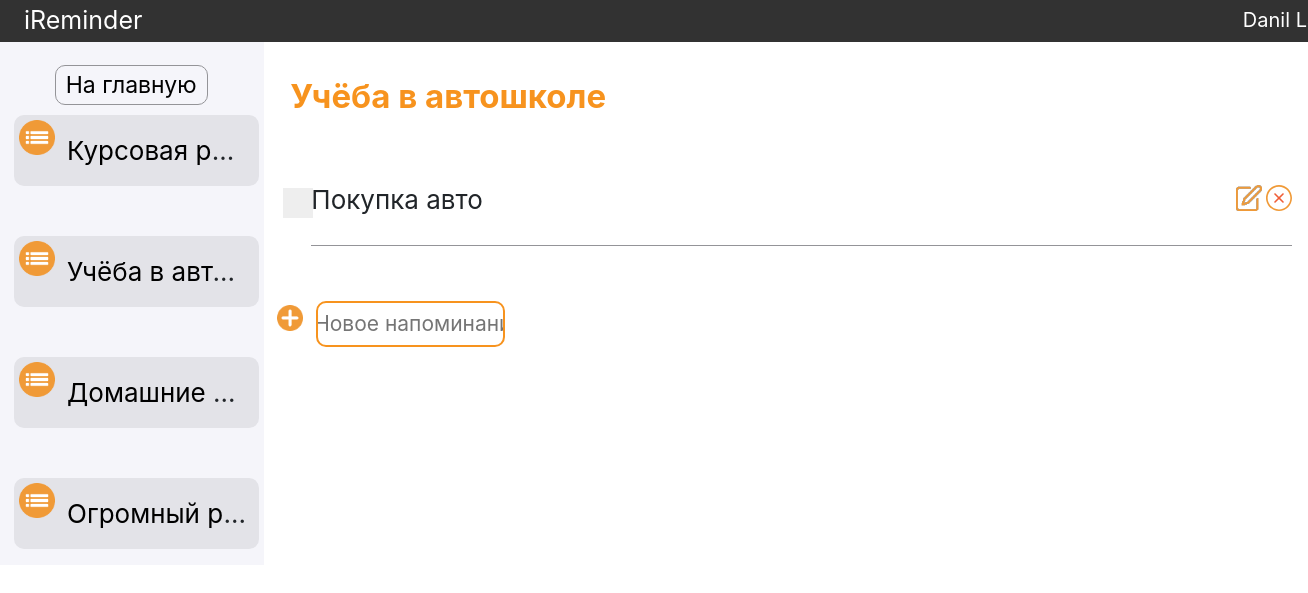
The app's page /main/2/ (signed in) with its own data.
### reminders/models.py (models this page shows, shortened)
class Reminder_Category(models.Model):
    name = models.CharField(max_length=50)
    author = models.ForeignKey(User, on_delete=models.CASCADE)
    def __str__(self):
        return self.name

class Reminder(models.Model):
    name = models.CharField(max_length=50)
    completed = models.BooleanField()
    date_of_completion = models.DateTimeField(null=True)
    category = models.ForeignKey(Reminder_Category, on_delete=models.CASCADE)

### reminders/views.py (the view, shortened to what this page needs)
# urls.py: path('main/<int:category_id>/', RemindersView.as_view(), name='reminders'),
class RemindersView(View):
    def get(self, request, category_id):
        if not Reminder_Category.objects.filter(id=category_id):
            raise Http404
        if not get_categories(request):
            raise Http404
        context = {'title': 'События',
                   'category_id': category_id,
                   'user_fullname': get_header_name(request),
                   'header_list': Reminder_Category.objects.get(id=category_id),
                   'categories': get_categories(request),
                   'reminders': Reminder.objects.filter(category_id=category_id).exclude(completed=1),
                   'datetime_now': timezone.now(),
                   'categories_list': True,
                   'add_reminder': True,
                   }
        return render(request, 'reminders.html', context=context)

### reminders/templatetags/tags.py (called while the page is built)
@register.filter
def is_out_of_today(date_of_completion):
    if date_of_completion is None:
        return ""
    if date_of_completion < timezone.now():
        return 'out_of_today'

@register.filter
def is_completed(reminder_id):
    for rem in Reminder.objects.filter(id=reminder_id):
        if rem.completed == 1:
            dict_completed = {'checked': 'checked', 'value': '0'}
            return True
        else:
            dict_completed = {'value': '1'}
            return False

### reminders/views.py (called while the page is built)
def get_user_id(request):
    return User.objects.get(username=request.user.get_username())

def get_categories(request):
    return Reminder_Category.objects.filter(author_id=get_user_id(request))

def get_header_name(request):
    if request.user.get_full_name():
        return request.user.get_full_name()
    else:
        return request.user.username

### templates/reminders.html (shortened to what this page needs)
{% extends 'layout.html' %}
{% load tags %}
{% load static %}
{% block content %}
    <link href="{% static 'css/reminders.css' %}" rel="stylesheet" type="text/css"/>
    <div class="clearfix colelem" id="pu339">
        <div class="clearfix grpelem" id="sidebar">
        <a class="nonblock nontext rounded-corners clearfix colelem" id="u663-4" href="/">На главную</a>
            {% if categories_list %}
            <ul>
                {% for cat in categories %}
                <li class="category_list clearfix">
                    <div class="rounded-corners clearfix colelem" id="u279">
                        <div class="clip_frame grpelem" id="u575">
                            <img class="block" id="u575_img" src="{% static 'images/list.png' %}" alt="Значок"/>
                        </div>
                        <div class="clearfix grpelem" id="u282-4">
                            <a href="{% url 'reminders' cat.id %}">{{ cat.name }}</a>
                        </div>
                    </div>
                </li>
                {% endfor %}
            </ul>
            {% endif %}
        </div>
        <div class="clearfix grpelem" id="pu330-4">
            <div class="clearfix colelem" id="u330-4">
                <p>{{ header_list }}</p>
            </div>
             <div class="clearfix colelem" id="pu856">
                <ul class="categories">
                {% for rem in reminders %}
                <li class="reminder_list clearfix">
                    <form method="post" action="{% url 'complete_reminder' rem.category_id rem.id %}" class="reminder_checkbox clip_frame grpelem">
                        <label class="container">
                          <span class="checkmark"></span>
                        </label>
                    </form>
                    <div class="reminder_name clearfix grpelem">
                        <p>{{ rem.name }}</p>
                    </div>
                    <button class="clip_frame grpelem" id="edit_reminder_btn" >
                        <img class="svg" id="u878" src="{% static 'images/edit.png' %}" alt="Редактировать событие"/>
                    </button>
                    <form action="{% url 'delete_reminder' rem.category_id rem.id %}">
                        <button class="clip_frame grpelem" id="remove_reminder_btn">
                            <img class="svg" id="u878" src="{% static 'images/remove.svg' %}" alt="Удалить событие"/>
                        </button>
                    </form>
                    <div class="colelem" id="u836"></div>
                </li>
                {% endfor %}
                </ul>
             </div>
            {% if add_reminder %}
            <form method="post">
            <div class="clearfix colelem" id="Add_Reminder">
                <button type="submit" class="clip_frame grpelem" id="u450">
                    <img class="block" id="u450_img" src="{% static 'images/plus.png' %}" alt="Добавить событие"/>
                </button>
                <input class="nonblock nontext rounded-corners clearfix grpelem" id="u863-4" name="name" placeholder="Новое напоминание" required>
            </div>
            </form>
            {% endif %}
         </div>
    </div>
{% endblock %}

### templates/layout.html (shortened to what this page needs)
{% load static %}
<!DOCTYPE html>
<html lang="ru-RU">
<head>
    <link href="{% static 'css/site_global.css' %}" rel="stylesheet" type="text/css"/>
    <link href="{% static 'css/guest.css' %}" rel="stylesheet" type="text/css"/>
    <link href="{% static 'css/auth.css' %}" rel="stylesheet" type="text/css"/>
    <link href="{% static 'css/registration.css' %}" rel="stylesheet" type="text/css"/>
    <link href="{% static 'css/main.css' %}" rel="stylesheet" type="text/css"/>
    <link  rel="stylesheet"  href="http://maxcdn.bootstrapcdn.com/bootstrap/4.0.0/css/bootstrap.min.css"
>
</head>
<body>
    <div id="header">
        <a class="clearfix grpelem" href="/">iReminder</a>
        <a class="clearfix grpelem">{{ user_fullname }}</a>
    </div>
   {% block content %}
   {% endblock %}
</body>
</html>

### reminders/static/css/site_global.css (style rules this page uses)
html { min-height: 100%; min-width: 100%; -ms-text-size-adjust: none; }
body, div, dl, dt, dd, ul, ol, li, nav, h1, h2, h3, h4, h5, h6, pre, code, form, fieldset, legend, input, button, textarea, p, blockquote, th, td, a { margin: 0px; padding: 0px; border-width: 0px; border-style: solid; border-color: transparent; -webkit-transform-origin: left top; -ms-transform-origin: left top; -o-transform-origin: left top; transform-origin: left top; background-repeat: no-repeat; }
fieldset, img { border: 0px; border-style: solid; -webkit-transform-origin: left top; -ms-transform-origin: left top; -o-transform-origin: left top; transform-origin: left top; }
li { list-style: none; }
input, button, textarea, select, optgroup, option { font-family: inherit; font-size: inherit; font-style: inherit; font-weight: inherit; }
body { font-family: Arial, Helvetica Neue, Helvetica, sans-serif; text-align: left; font-size: 14px; line-height: 17px; word-wrap: break-word; text-rendering: optimizeLegibility; -moz-font-feature-settings: 'liga'; -ms-font-feature-settings: 'liga'; -webkit-font-feature-settings: 'liga'; font-feature-settings: 'liga'; }
a:link { color: #0000FF; text-decoration: underline; }
a.nontext { color: black; text-decoration: none; font-style: normal; font-weight: normal; }
.colelem { display: inline; float: left; clear: both; }
.clearfix:after { content: "\0020"; visibility: hidden; display: block; height: 0px; clear: both; }
.clip_frame { overflow: hidden; }
.svg { display: block; vertical-align: top; }
.MenuBar .SubMenuVisible, .MenuBarVertical .SubMenuVisible, .MenuBar .SubMenu .SubMenuVisible, .popup_element.Active, span.actAsPara, .actAsDiv, a.nonblock.nontext, img.block { display: block; }
.grpelem, .accordion_wrapper { display: inline; float: left; }
p, h1, h2, h3, h4, h5, h6, ol, ul, span.actAsPara { max-height: 1000000px; }
@media screen and (-webkit-min-device-pixel-ratio:0) { body { text-rendering: auto; } }

### reminders/static/css/guest.css (style rules this page uses)
html { z-index: 1; min-height: 925px; background-image: none; border-width: 0px; border-color: #000000; background-color: #F5F5FA; padding-bottom: 25px; width: 100%; max-width: 1920px; margin-left: auto; margin-right: auto; }
#header { z-index: 2; min-height: 42px; background-color: #323232; }
#header a { z-index: 3; min-height: 42px; background-color: transparent; font-size: 25px; line-height: 41px; color: #FFFFFF; text-indent: 24px; position: relative; width: auto; text-decoration: none; }
#header a:last-child { font-size: 20px; left: 82.3%; }

### reminders/static/css/auth.css (style rules this page uses)
html { z-index: 1; min-height: 466.70000000000005px; background-image: none; border-width: 0px; border-color: #000000; background-color: #F5F5FA; padding-bottom: 479.29999999999995px; width: 100%; max-width: 1920px; margin-left: auto; margin-right: auto; }

### reminders/static/css/registration.css (style rules this page uses)
body { position: relative; min-width: 320px; }

### reminders/static/css/main.css (style rules this page uses)
html { z-index: 1; min-height: 912.75px; background-image: none; border-width: 0px; border-color: #000000; background-color: #F5F5FA; padding-bottom: 37.25px; width: 100%; max-width: 1920px; margin-left: auto; margin-right: auto; }
#header { z-index: 2; min-height: 42px; background-color: #323232; }
#u450 { z-index: 21; background-color: transparent; position: relative; margin-right: -10000px; margin-top: 3px; width: 15%; }
#u450_img { width: 100%; }

### records on screen
Reminder_Category: name "Курсовая р…"
Reminder_Category: name "Учёба в авт…", name "Учёба в автошколе"
Reminder_Category: name "Домашние…"
Reminder_Category: name "Огромный р…"
Reminder: name "Покупка авто"

### other values on screen
{{ user_fullname }} "Danil…"
